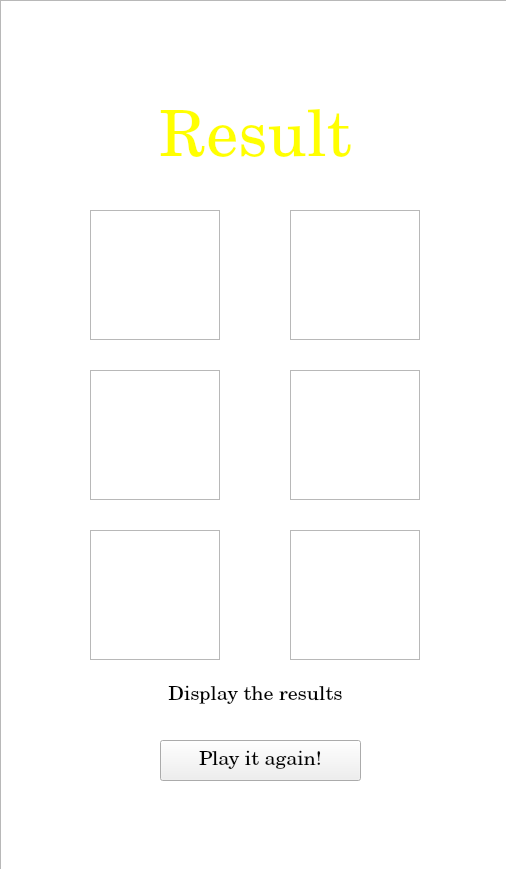
<?xml version="1.0" encoding="UTF-8"?>
<ui version="4.0">
 <class>Form</class>
 <widget class="QWidget" name="Form">
  <property name="geometry">
   <rect>
    <x>0</x>
    <y>0</y>
    <width>506</width>
    <height>869</height>
   </rect>
  </property>
  <property name="windowTitle">
   <string>Lab2_Bobing</string>
  </property>
  <widget class="QListView" name="listView">
   <property name="geometry">
    <rect>
     <x>0</x>
     <y>0</y>
     <width>511</width>
     <height>871</height>
    </rect>
   </property>
   <property name="styleSheet">
    <string notr="true">border-image: url(:/image/4.png);</string>
   </property>
  </widget>
  <widget class="QLabel" name="label">
   <property name="geometry">
    <rect>
     <x>100</x>
     <y>60</y>
     <width>311</width>
     <height>161</height>
    </rect>
   </property>
   <property name="palette">
    <palette>
     <active>
      <colorrole role="WindowText">
       <brush brushstyle="SolidPattern">
        <color alpha="255">
         <red>255</red>
         <green>255</green>
         <blue>0</blue>
        </color>
       </brush>
      </colorrole>
     </active>
     <inactive>
      <colorrole role="WindowText">
       <brush brushstyle="SolidPattern">
        <color alpha="255">
         <red>255</red>
         <green>255</green>
         <blue>0</blue>
        </color>
       </brush>
      </colorrole>
     </inactive>
     <disabled>
      <colorrole role="WindowText">
       <brush brushstyle="SolidPattern">
        <color alpha="255">
         <red>120</red>
         <green>120</green>
         <blue>120</blue>
        </color>
       </brush>
      </colorrole>
     </disabled>
    </palette>
   </property>
   <property name="font">
    <font>
     <family>Century</family>
     <pointsize>48</pointsize>
    </font>
   </property>
   <property name="focusPolicy">
    <enum>Qt::NoFocus</enum>
   </property>
   <property name="text">
    <string>Result</string>
   </property>
   <property name="alignment">
    <set>Qt::AlignCenter</set>
   </property>
  </widget>
  <widget class="QPushButton" name="pushButton">
   <property name="geometry">
    <rect>
     <x>100</x>
     <y>670</y>
     <width>311</width>
     <height>51</height>
    </rect>
   </property>
   <property name="font">
    <font>
     <family>Century</family>
     <pointsize>15</pointsize>
    </font>
   </property>
   <property name="text">
    <string>Display the results</string>
   </property>
   <property name="flat">
    <bool>true</bool>
   </property>
  </widget>
  <widget class="QPushButton" name="pushButton_2">
   <property name="geometry">
    <rect>
     <x>160</x>
     <y>740</y>
     <width>201</width>
     <height>41</height>
    </rect>
   </property>
   <property name="font">
    <font>
     <family>Century</family>
     <pointsize>15</pointsize>
    </font>
   </property>
   <property name="text">
    <string>Play it again!</string>
   </property>
  </widget>
  <widget class="QListView" name="listView_3">
   <property name="enabled">
    <bool>true</bool>
   </property>
   <property name="geometry">
    <rect>
     <x>90</x>
     <y>370</y>
     <width>130</width>
     <height>130</height>
    </rect>
   </property>
   <property name="styleSheet">
    <string notr="true">border-image: url(:/image/5.png);</string>
   </property>
  </widget>
  <widget class="QListView" name="listView_5">
   <property name="enabled">
    <bool>true</bool>
   </property>
   <property name="geometry">
    <rect>
     <x>290</x>
     <y>370</y>
     <width>130</width>
     <height>130</height>
    </rect>
   </property>
   <property name="styleSheet">
    <string notr="true">border-image: url(:/image/5.png);</string>
   </property>
  </widget>
  <widget class="QListView" name="listView_6">
   <property name="enabled">
    <bool>true</bool>
   </property>
   <property name="geometry">
    <rect>
     <x>90</x>
     <y>530</y>
     <width>130</width>
     <height>130</height>
    </rect>
   </property>
   <property name="styleSheet">
    <string notr="true">border-image: url(:/image/5.png);</string>
   </property>
  </widget>
  <widget class="QListView" name="listView_7">
   <property name="enabled">
    <bool>true</bool>
   </property>
   <property name="geometry">
    <rect>
     <x>290</x>
     <y>530</y>
     <width>130</width>
     <height>130</height>
    </rect>
   </property>
   <property name="styleSheet">
    <string notr="true">border-image: url(:/image/5.png);</string>
   </property>
  </widget>
  <widget class="QListView" name="listView_8">
   <property name="enabled">
    <bool>true</bool>
   </property>
   <property name="geometry">
    <rect>
     <x>290</x>
     <y>210</y>
     <width>130</width>
     <height>130</height>
    </rect>
   </property>
   <property name="styleSheet">
    <string notr="true">border-image: url(:/image/5.png);</string>
   </property>
  </widget>
  <widget class="QListView" name="listView_2">
   <property name="enabled">
    <bool>true</bool>
   </property>
   <property name="geometry">
    <rect>
     <x>90</x>
     <y>210</y>
     <width>130</width>
     <height>130</height>
    </rect>
   </property>
   <property name="styleSheet">
    <string notr="true">border-image: url(:/image/5.png);</string>
   </property>
  </widget>
 </widget>
 <resources>
  <include location="../JetBrains tool 安装的软件/flaskProject1/pythonProject/工具人一号/ee308/lab2/11_7_demo/picture.qrc"/>
 </resources>
 <connections>
  <connection>
   <sender>pushButton</sender>
   <signal>clicked()</signal>
   <receiver>Form</receiver>
   <slot>show_message_1()</slot>
   <hints>
    <hint type="sourcelabel">
     <x>360</x>
     <y>695</y>
    </hint>
    <hint type="destinationlabel">
     <x>690</x>
     <y>719</y>
    </hint>
   </hints>
  </connection>
  <connection>
   <sender>pushButton_2</sender>
   <signal>clicked()</signal>
   <receiver>Form</receiver>
   <slot>return_to_2()</slot>
   <hints>
    <hint type="sourcelabel">
     <x>288</x>
     <y>760</y>
    </hint>
    <hint type="destinationlabel">
     <x>637</x>
     <y>764</y>
    </hint>
   </hints>
  </connection>
 </connections>
 <slots>
  <slot>show_message_1()</slot>
  <slot>return_to_2()</slot>
 </slots>
</ui>
